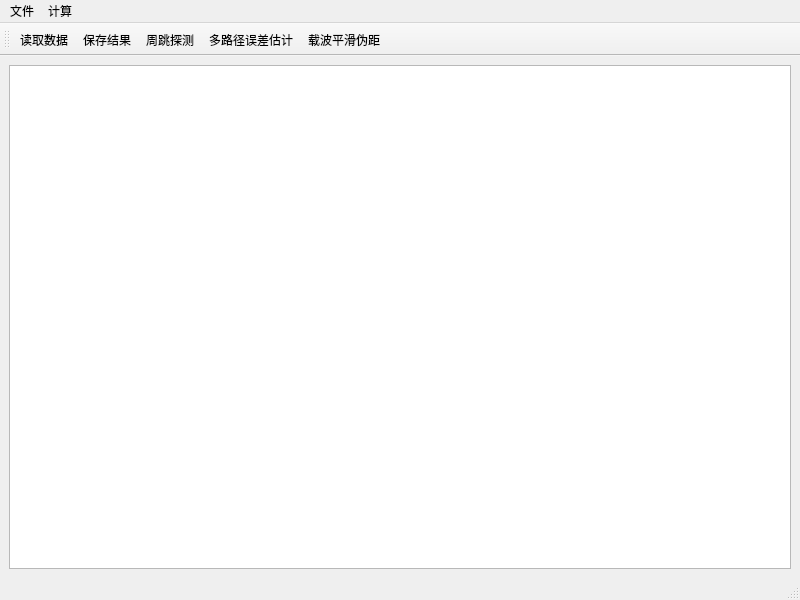
<?xml version="1.0" encoding="UTF-8"?>
<ui version="4.0">
 <class>MainWindow</class>
 <widget class="QMainWindow" name="MainWindow">
  <property name="geometry">
   <rect>
    <x>0</x>
    <y>0</y>
    <width>800</width>
    <height>600</height>
   </rect>
  </property>
  <property name="windowTitle">
   <string>MainWindow</string>
  </property>
  <widget class="QWidget" name="centralwidget">
   <layout class="QVBoxLayout" name="verticalLayout">
    <item>
     <widget class="QTextBrowser" name="textBrowser"/>
    </item>
   </layout>
  </widget>
  <widget class="QMenuBar" name="menubar">
   <property name="geometry">
    <rect>
     <x>0</x>
     <y>0</y>
     <width>800</width>
     <height>33</height>
    </rect>
   </property>
   <widget class="QMenu" name="menu">
    <property name="title">
     <string>文件</string>
    </property>
    <addaction name="actionopen"/>
    <addaction name="actionsave"/>
   </widget>
   <widget class="QMenu" name="menu_2">
    <property name="title">
     <string>计算</string>
    </property>
    <addaction name="actiondetect"/>
    <addaction name="actionestimateErr"/>
    <addaction name="actionhatchDenoise"/>
   </widget>
   <addaction name="menu"/>
   <addaction name="menu_2"/>
  </widget>
  <widget class="QStatusBar" name="statusbar"/>
  <widget class="QToolBar" name="toolBar">
   <property name="windowTitle">
    <string>toolBar</string>
   </property>
   <attribute name="toolBarArea">
    <enum>TopToolBarArea</enum>
   </attribute>
   <attribute name="toolBarBreak">
    <bool>false</bool>
   </attribute>
   <addaction name="actionopen"/>
   <addaction name="actionsave"/>
   <addaction name="actiondetect"/>
   <addaction name="actionestimateErr"/>
   <addaction name="actionhatchDenoise"/>
  </widget>
  <action name="actionopen">
   <property name="text">
    <string>读取数据</string>
   </property>
  </action>
  <action name="actionsave">
   <property name="text">
    <string>保存结果</string>
   </property>
  </action>
  <action name="actiondetect">
   <property name="text">
    <string>周跳探测</string>
   </property>
  </action>
  <action name="actionestimateErr">
   <property name="text">
    <string>多路径误差估计</string>
   </property>
  </action>
  <action name="actionhatchDenoise">
   <property name="text">
    <string> 载波平滑伪距</string>
   </property>
  </action>
 </widget>
 <resources/>
 <connections/>
</ui>
